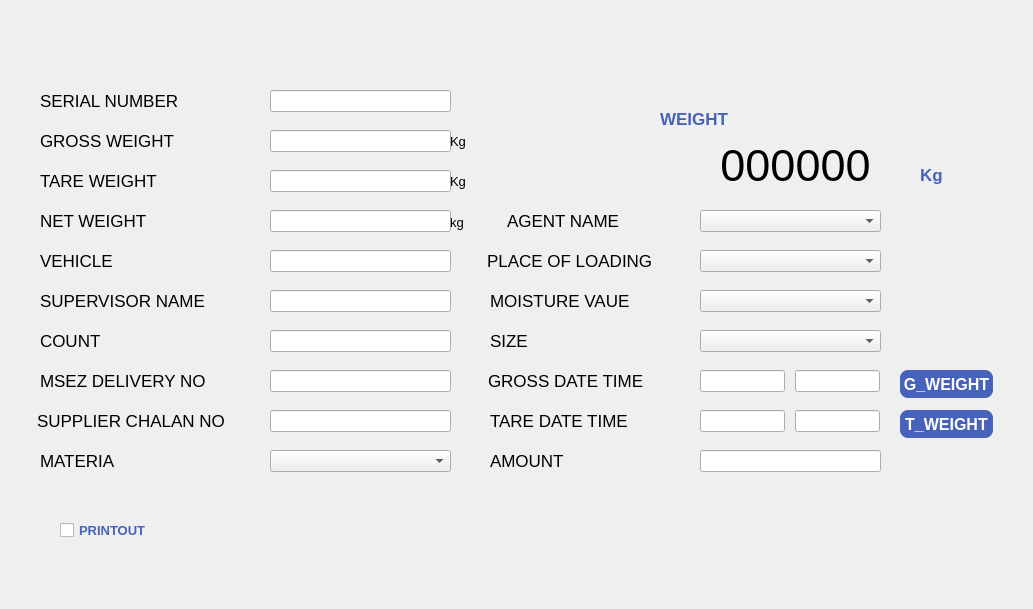
    <widget class="QWidget" name="VehicleEntry">
     <widget class="QLabel" name="label_7">
      <property name="geometry">
       <rect>
        <x>0</x>
        <y>0</y>
        <width>1024</width>
        <height>600</height>
       </rect>
      </property>
      <property name="font">
       <font>
        <pointsize>20</pointsize>
       </font>
      </property>
      <property name="pixmap">
       <pixmap>WeighBridgeScreens/weigh bridge screen/vehicle-entry.png</pixmap>
      </property>
     </widget>
     <widget class="QLineEdit" name="le_VehicleEntry_serialNumber">
      <property name="geometry">
       <rect>
        <x>270</x>
        <y>90</y>
        <width>181</width>
        <height>22</height>
       </rect>
      </property>
     </widget>
     <widget class="QLabel" name="lb_VehicleEntry_serialNumber">
      <property name="geometry">
       <rect>
        <x>40</x>
        <y>90</y>
        <width>201</width>
        <height>22</height>
       </rect>
      </property>
      <property name="font">
       <font>
        <pointsize>13</pointsize>
       </font>
      </property>
      <property name="text">
       <string>SERIAL NUMBER</string>
      </property>
     </widget>
     <widget class="QLabel" name="lb_VehicleEntry_netWeight">
      <property name="geometry">
       <rect>
        <x>40</x>
        <y>210</y>
        <width>201</width>
        <height>22</height>
       </rect>
      </property>
      <property name="font">
       <font>
        <pointsize>13</pointsize>
       </font>
      </property>
      <property name="text">
       <string>NET WEIGHT</string>
      </property>
     </widget>
     <widget class="QLineEdit" name="le_VehicleEntry_netWeight">
      <property name="geometry">
       <rect>
        <x>270</x>
        <y>210</y>
        <width>181</width>
        <height>22</height>
       </rect>
      </property>
     </widget>
     <widget class="QLabel" name="lb_VehicleEntry_tareWeight">
      <property name="geometry">
       <rect>
        <x>40</x>
        <y>170</y>
        <width>201</width>
        <height>22</height>
       </rect>
      </property>
      <property name="font">
       <font>
        <pointsize>13</pointsize>
       </font>
      </property>
      <property name="text">
       <string>TARE WEIGHT</string>
      </property>
     </widget>
     <widget class="QLineEdit" name="le_VehicleEntry_tareWeight">
      <property name="geometry">
       <rect>
        <x>270</x>
        <y>170</y>
        <width>181</width>
        <height>22</height>
       </rect>
      </property>
     </widget>
     <widget class="QLineEdit" name="le_VehicleEntry_grossWeight">
      <property name="geometry">
       <rect>
        <x>270</x>
        <y>130</y>
        <width>181</width>
        <height>22</height>
       </rect>
      </property>
     </widget>
     <widget class="QLabel" name="lb_VehicleEntry_grossWeight">
      <property name="geometry">
       <rect>
        <x>40</x>
        <y>130</y>
        <width>201</width>
        <height>22</height>
       </rect>
      </property>
      <property name="font">
       <font>
        <pointsize>13</pointsize>
       </font>
      </property>
      <property name="text">
       <string>GROSS WEIGHT</string>
      </property>
     </widget>
     <widget class="QLabel" name="lb_VehicleEntry_weight">
      <property name="geometry">
       <rect>
        <x>660</x>
        <y>104</y>
        <width>111</width>
        <height>31</height>
       </rect>
      </property>
      <property name="font">
       <font>
        <pointsize>13</pointsize>
        <weight>75</weight>
        <bold>true</bold>
       </font>
      </property>
      <property name="text">
       <string>&lt;html&gt;&lt;head/&gt;&lt;body&gt;&lt;p&gt;&lt;span style=&quot; color:#4762ba;&quot;&gt;WEIGHT&lt;/span&gt;&lt;/p&gt;&lt;/body&gt;&lt;/html&gt;</string>
      </property>
     </widget>
     <widget class="QLabel" name="lb_VehicleEntry_weightDisplay">
      <property name="geometry">
       <rect>
        <x>690</x>
        <y>140</y>
        <width>211</width>
        <height>51</height>
       </rect>
      </property>
      <property name="font">
       <font>
        <pointsize>34</pointsize>
       </font>
      </property>
      <property name="autoFillBackground">
       <bool>true</bool>
      </property>
      <property name="text">
       <string>000000</string>
      </property>
      <property name="alignment">
       <set>Qt::AlignCenter</set>
      </property>
     </widget>
     <widget class="QLineEdit" name="le_VehicleEntry_grossDate">
      <property name="geometry">
       <rect>
        <x>700</x>
        <y>370</y>
        <width>85</width>
        <height>22</height>
       </rect>
      </property>
     </widget>
     <widget class="QLineEdit" name="le_VehicleEntry_amount">
      <property name="geometry">
       <rect>
        <x>700</x>
        <y>450</y>
        <width>181</width>
        <height>22</height>
       </rect>
      </property>
     </widget>
     <widget class="QLabel" name="lb_VehicleEntry_grossDateTime">
      <property name="geometry">
       <rect>
        <x>488</x>
        <y>370</y>
        <width>211</width>
        <height>22</height>
       </rect>
      </property>
      <property name="font">
       <font>
        <pointsize>13</pointsize>
       </font>
      </property>
      <property name="text">
       <string>GROSS DATE TIME</string>
      </property>
     </widget>
     <widget class="QLineEdit" name="le_VehicleEntry_tareDate">
      <property name="geometry">
       <rect>
        <x>700</x>
        <y>410</y>
        <width>85</width>
        <height>22</height>
       </rect>
      </property>
     </widget>
     <widget class="QLabel" name="lb_VehicleEntry_tareDateTime">
      <property name="geometry">
       <rect>
        <x>490</x>
        <y>410</y>
        <width>211</width>
        <height>22</height>
       </rect>
      </property>
      <property name="font">
       <font>
        <pointsize>13</pointsize>
       </font>
      </property>
      <property name="text">
       <string>TARE DATE TIME</string>
      </property>
     </widget>
     <widget class="QLabel" name="lb_VehicleEntry_amount">
      <property name="geometry">
       <rect>
        <x>490</x>
        <y>450</y>
        <width>120</width>
        <height>22</height>
       </rect>
      </property>
      <property name="font">
       <font>
        <pointsize>13</pointsize>
       </font>
      </property>
      <property name="text">
       <string>AMOUNT</string>
      </property>
     </widget>
     <widget class="QPushButton" name="pb_VehicleEntry_G_weight">
      <property name="geometry">
       <rect>
        <x>900</x>
        <y>370</y>
        <width>93</width>
        <height>28</height>
       </rect>
      </property>
      <property name="font">
       <font>
        <pointsize>-1</pointsize>
        <weight>75</weight>
        <italic>false</italic>
        <bold>true</bold>
       </font>
      </property>
      <property name="styleSheet">
       <string notr="true">background-color: rgb(71, 98, 186);
color:white;
boder-style: outset;
border-wiidth: 2px;
border-radius: 8px;
border-color: black;
font: bold 16px;</string>
      </property>
      <property name="text">
       <string>G_WEIGHT</string>
      </property>
     </widget>
     <widget class="QPushButton" name="pb_VehicleEntry_T_Weight">
      <property name="geometry">
       <rect>
        <x>900</x>
        <y>410</y>
        <width>93</width>
        <height>28</height>
       </rect>
      </property>
      <property name="font">
       <font>
        <pointsize>-1</pointsize>
        <weight>75</weight>
        <italic>false</italic>
        <bold>true</bold>
       </font>
      </property>
      <property name="styleSheet">
       <string notr="true">background-color: rgb(71, 98, 186);
color:white;
boder-style: outset;
border-wiidth: 2px;
border-radius: 8px;
border-color: black;
font: bold 16px;</string>
      </property>
      <property name="text">
       <string>T_WEIGHT</string>
      </property>
     </widget>
     <widget class="QPushButton" name="pb_VehicleEntry_save">
      <property name="geometry">
       <rect>
        <x>390</x>
        <y>500</y>
        <width>151</width>
        <height>51</height>
       </rect>
      </property>
      <property name="font">
       <font>
        <pointsize>-1</pointsize>
        <weight>75</weight>
        <italic>false</italic>
        <bold>true</bold>
       </font>
      </property>
      <property name="styleSheet">
       <string notr="true">
boder-style: outset;
border-wiidth: 2px;
border-radius: 12px;
border-color: black;
font: bold 16px;
</string>
      </property>
      <property name="text">
       <string/>
      </property>
      <property name="icon">
       <iconset>
        <normaloff>WeighBridgeScreens/Button/save.png</normaloff>WeighBridgeScreens/Button/save.png</iconset>
      </property>
      <property name="iconSize">
       <size>
        <width>137</width>
        <height>100</height>
       </size>
      </property>
     </widget>
     <widget class="QPushButton" name="pb_VehicleEntry_cancel">
      <property name="geometry">
       <rect>
        <x>570</x>
        <y>500</y>
        <width>151</width>
        <height>51</height>
       </rect>
      </property>
      <property name="font">
       <font>
        <pointsize>-1</pointsize>
        <weight>75</weight>
        <italic>false</italic>
        <bold>true</bold>
       </font>
      </property>
      <property name="styleSheet">
       <string notr="true">
boder-style: outset;
border-wiidth: 2px;
border-radius: 12px;
border-color: black;
font: bold 16px;
</string>
      </property>
      <property name="text">
       <string/>
      </property>
      <property name="icon">
       <iconset>
        <normaloff>WeighBridgeScreens/Button/cancel.png</normaloff>WeighBridgeScreens/Button/cancel.png</iconset>
      </property>
      <property name="iconSize">
       <size>
        <width>137</width>
        <height>100</height>
       </size>
      </property>
     </widget>
     <widget class="QPushButton" name="pb_VehicleEntry_close">
      <property name="geometry">
       <rect>
        <x>750</x>
        <y>500</y>
        <width>151</width>
        <height>51</height>
       </rect>
      </property>
      <property name="font">
       <font>
        <pointsize>-1</pointsize>
        <weight>75</weight>
        <italic>false</italic>
        <bold>true</bold>
       </font>
      </property>
      <property name="styleSheet">
       <string notr="true">
boder-style: outset;
border-wiidth: 2px;
border-radius: 12px;
border-color: black;
font: bold 16px;
</string>
      </property>
      <property name="text">
       <string/>
      </property>
      <property name="icon">
       <iconset>
        <normaloff>WeighBridgeScreens/Button/close.png</normaloff>WeighBridgeScreens/Button/close.png</iconset>
      </property>
      <property name="iconSize">
       <size>
        <width>137</width>
        <height>100</height>
       </size>
      </property>
     </widget>
     <widget class="QPushButton" name="pb_VehicleEntry_entry">
      <property name="geometry">
       <rect>
        <x>220</x>
        <y>500</y>
        <width>151</width>
        <height>51</height>
       </rect>
      </property>
      <property name="font">
       <font>
        <pointsize>-1</pointsize>
        <weight>75</weight>
        <italic>false</italic>
        <bold>true</bold>
       </font>
      </property>
      <property name="styleSheet">
       <string notr="true">
boder-style: outset;
border-wiidth: 2px;
border-radius: 12px;
border-color: black;
font: bold 16px;
</string>
      </property>
      <property name="text">
       <string/>
      </property>
      <property name="icon">
       <iconset>
        <normaloff>WeighBridgeScreens/Button/entry.png</normaloff>WeighBridgeScreens/Button/entry.png</iconset>
      </property>
      <property name="iconSize">
       <size>
        <width>137</width>
        <height>100</height>
       </size>
      </property>
     </widget>
     <widget class="QCheckBox" name="checkBox_VehicleEntry">
      <property name="geometry">
       <rect>
        <x>60</x>
        <y>520</y>
        <width>131</width>
        <height>20</height>
       </rect>
      </property>
      <property name="font">
       <font>
        <pointsize>10</pointsize>
        <weight>75</weight>
        <bold>true</bold>
       </font>
      </property>
      <property name="styleSheet">
       <string notr="true">
color: rgb(71, 98, 186);</string>
      </property>
      <property name="text">
       <string>PRINTOUT</string>
      </property>
     </widget>
     <widget class="QLabel" name="lb_vehicleEntry_kg_1">
      <property name="geometry">
       <rect>
        <x>920</x>
        <y>160</y>
        <width>31</width>
        <height>31</height>
       </rect>
      </property>
      <property name="font">
       <font>
        <pointsize>13</pointsize>
        <weight>75</weight>
        <bold>true</bold>
       </font>
      </property>
      <property name="text">
       <string>&lt;html&gt;&lt;head/&gt;&lt;body&gt;&lt;p&gt;&lt;span style=&quot; color:#4762ba;&quot;&gt;Kg&lt;/span&gt;&lt;/p&gt;&lt;/body&gt;&lt;/html&gt;</string>
      </property>
     </widget>
     <widget class="QLabel" name="lb_vehicleEntry_unit_net">
      <property name="geometry">
       <rect>
        <x>450</x>
        <y>210</y>
        <width>51</width>
        <height>20</height>
       </rect>
      </property>
      <property name="font">
       <font>
        <pointsize>10</pointsize>
        <weight>50</weight>
        <bold>false</bold>
       </font>
      </property>
      <property name="text">
       <string>kg</string>
      </property>
      <property name="alignment">
       <set>Qt::AlignBottom|Qt::AlignLeading|Qt::AlignLeft</set>
      </property>
     </widget>
     <widget class="QLabel" name="lb_vehicleEntry_unit_tare">
      <property name="geometry">
       <rect>
        <x>450</x>
        <y>169</y>
        <width>51</width>
        <height>20</height>
       </rect>
      </property>
      <property name="font">
       <font>
        <pointsize>10</pointsize>
        <weight>50</weight>
        <bold>false</bold>
       </font>
      </property>
      <property name="text">
       <string>Kg</string>
      </property>
      <property name="alignment">
       <set>Qt::AlignBottom|Qt::AlignLeading|Qt::AlignLeft</set>
      </property>
     </widget>
     <widget class="QLabel" name="lb_vehicleEntry_unit_gross">
      <property name="geometry">
       <rect>
        <x>450</x>
        <y>129</y>
        <width>51</width>
        <height>20</height>
       </rect>
      </property>
      <property name="font">
       <font>
        <pointsize>10</pointsize>
        <weight>50</weight>
        <bold>false</bold>
       </font>
      </property>
      <property name="text">
       <string>Kg</string>
      </property>
      <property name="alignment">
       <set>Qt::AlignBottom|Qt::AlignLeading|Qt::AlignLeft</set>
      </property>
     </widget>
     <widget class="QLabel" name="lb_VehicleEntry_code4_moistureValue">
      <property name="geometry">
       <rect>
        <x>490</x>
        <y>290</y>
        <width>181</width>
        <height>22</height>
       </rect>
      </property>
      <property name="font">
       <font>
        <pointsize>13</pointsize>
       </font>
      </property>
      <property name="text">
       <string>MOISTURE VAUE</string>
      </property>
     </widget>
     <widget class="QLabel" name="lb_VehicleEntry_code5_size">
      <property name="geometry">
       <rect>
        <x>490</x>
        <y>330</y>
        <width>120</width>
        <height>22</height>
       </rect>
      </property>
      <property name="font">
       <font>
        <pointsize>13</pointsize>
       </font>
      </property>
      <property name="text">
       <string>SIZE</string>
      </property>
     </widget>
     <widget class="QComboBox" name="combo_VehicleEntry_code5_size">
      <property name="geometry">
       <rect>
        <x>700</x>
        <y>330</y>
        <width>181</width>
        <height>22</height>
       </rect>
      </property>
     </widget>
     <widget class="QComboBox" name="combo_VehicleEntry_code4_moisturevalue">
      <property name="geometry">
       <rect>
        <x>700</x>
        <y>290</y>
        <width>181</width>
        <height>22</height>
       </rect>
      </property>
     </widget>
     <widget class="QLineEdit" name="le_VehicleEntry_header2_supervisorName">
      <property name="geometry">
       <rect>
        <x>270</x>
        <y>290</y>
        <width>181</width>
        <height>22</height>
       </rect>
      </property>
     </widget>
     <widget class="QLabel" name="lb_VehicleEntry_code1_materia">
      <property name="geometry">
       <rect>
        <x>40</x>
        <y>450</y>
        <width>181</width>
        <height>22</height>
       </rect>
      </property>
      <property name="font">
       <font>
        <pointsize>13</pointsize>
       </font>
      </property>
      <property name="text">
       <string>MATERIA</string>
      </property>
     </widget>
     <widget class="QLineEdit" name="le_VehicleEntry_header5_supplierChalanNo">
      <property name="geometry">
       <rect>
        <x>270</x>
        <y>410</y>
        <width>181</width>
        <height>22</height>
       </rect>
      </property>
     </widget>
     <widget class="QLineEdit" name="le_VehicleEntry_header3_count">
      <property name="geometry">
       <rect>
        <x>270</x>
        <y>330</y>
        <width>181</width>
        <height>22</height>
       </rect>
      </property>
     </widget>
     <widget class="QLabel" name="lb_VehicleEntry_code3_placeOfLoading">
      <property name="geometry">
       <rect>
        <x>487</x>
        <y>250</y>
        <width>211</width>
        <height>22</height>
       </rect>
      </property>
      <property name="font">
       <font>
        <pointsize>13</pointsize>
       </font>
      </property>
      <property name="text">
       <string>PLACE OF LOADING</string>
      </property>
     </widget>
     <widget class="QLineEdit" name="le_VehicleEntry_header4_msezDeliverNo">
      <property name="geometry">
       <rect>
        <x>270</x>
        <y>370</y>
        <width>181</width>
        <height>22</height>
       </rect>
      </property>
     </widget>
     <widget class="QLabel" name="lb_VehicleEntry_header3_count">
      <property name="geometry">
       <rect>
        <x>40</x>
        <y>330</y>
        <width>201</width>
        <height>22</height>
       </rect>
      </property>
      <property name="font">
       <font>
        <pointsize>13</pointsize>
       </font>
      </property>
      <property name="text">
       <string>COUNT</string>
      </property>
     </widget>
     <widget class="QLabel" name="lb_VehicleEntry_header1_vehicle">
      <property name="geometry">
       <rect>
        <x>40</x>
        <y>250</y>
        <width>201</width>
        <height>22</height>
       </rect>
      </property>
      <property name="font">
       <font>
        <pointsize>13</pointsize>
       </font>
      </property>
      <property name="text">
       <string>VEHICLE</string>
      </property>
     </widget>
     <widget class="QLabel" name="lb_VehicleEntry_header4_msezDeliverNo">
      <property name="geometry">
       <rect>
        <x>40</x>
        <y>370</y>
        <width>201</width>
        <height>22</height>
       </rect>
      </property>
      <property name="font">
       <font>
        <pointsize>13</pointsize>
       </font>
      </property>
      <property name="text">
       <string>MSEZ DELIVERY NO</string>
      </property>
     </widget>
     <widget class="QComboBox" name="combo_VehicleEntry_code3_placeOfLoading">
      <property name="geometry">
       <rect>
        <x>700</x>
        <y>250</y>
        <width>181</width>
        <height>22</height>
       </rect>
      </property>
     </widget>
     <widget class="QLabel" name="lb_VehicleEntry_header2_supervisorName">
      <property name="geometry">
       <rect>
        <x>40</x>
        <y>290</y>
        <width>201</width>
        <height>22</height>
       </rect>
      </property>
      <property name="font">
       <font>
        <pointsize>13</pointsize>
       </font>
      </property>
      <property name="text">
       <string>SUPERVISOR NAME</string>
      </property>
     </widget>
     <widget class="QLabel" name="lb_VehicleEntry_code2_agentName">
      <property name="geometry">
       <rect>
        <x>507</x>
        <y>210</y>
        <width>161</width>
        <height>22</height>
       </rect>
      </property>
      <property name="font">
       <font>
        <pointsize>13</pointsize>
       </font>
      </property>
      <property name="text">
       <string>AGENT NAME</string>
      </property>
     </widget>
     <widget class="QComboBox" name="combo_VehicleEntry_code2_agentName">
      <property name="geometry">
       <rect>
        <x>700</x>
        <y>210</y>
        <width>181</width>
        <height>22</height>
       </rect>
      </property>
     </widget>
     <widget class="QComboBox" name="combo_VehicleEntry_code1_materia">
      <property name="geometry">
       <rect>
        <x>270</x>
        <y>450</y>
        <width>181</width>
        <height>22</height>
       </rect>
      </property>
     </widget>
     <widget class="QLabel" name="lb_VehicleEntry_header5_supplierChalanNo">
      <property name="geometry">
       <rect>
        <x>37</x>
        <y>410</y>
        <width>221</width>
        <height>22</height>
       </rect>
      </property>
      <property name="font">
       <font>
        <pointsize>13</pointsize>
       </font>
      </property>
      <property name="text">
       <string>SUPPLIER CHALAN NO</string>
      </property>
     </widget>
     <widget class="QLineEdit" name="le_VehicleEntry_header1_vehicle">
      <property name="geometry">
       <rect>
        <x>270</x>
        <y>250</y>
        <width>181</width>
        <height>22</height>
       </rect>
      </property>
     </widget>
     <widget class="QLineEdit" name="le_VehicleEntry_grossTime">
      <property name="geometry">
       <rect>
        <x>795</x>
        <y>370</y>
        <width>85</width>
        <height>22</height>
       </rect>
      </property>
      <property name="text">
       <string/>
      </property>
     </widget>
     <widget class="QLineEdit" name="le_VehicleEntry_tareTime">
      <property name="geometry">
       <rect>
        <x>795</x>
        <y>410</y>
        <width>85</width>
        <height>22</height>
       </rect>
      </property>
     </widget>
    </widget>
